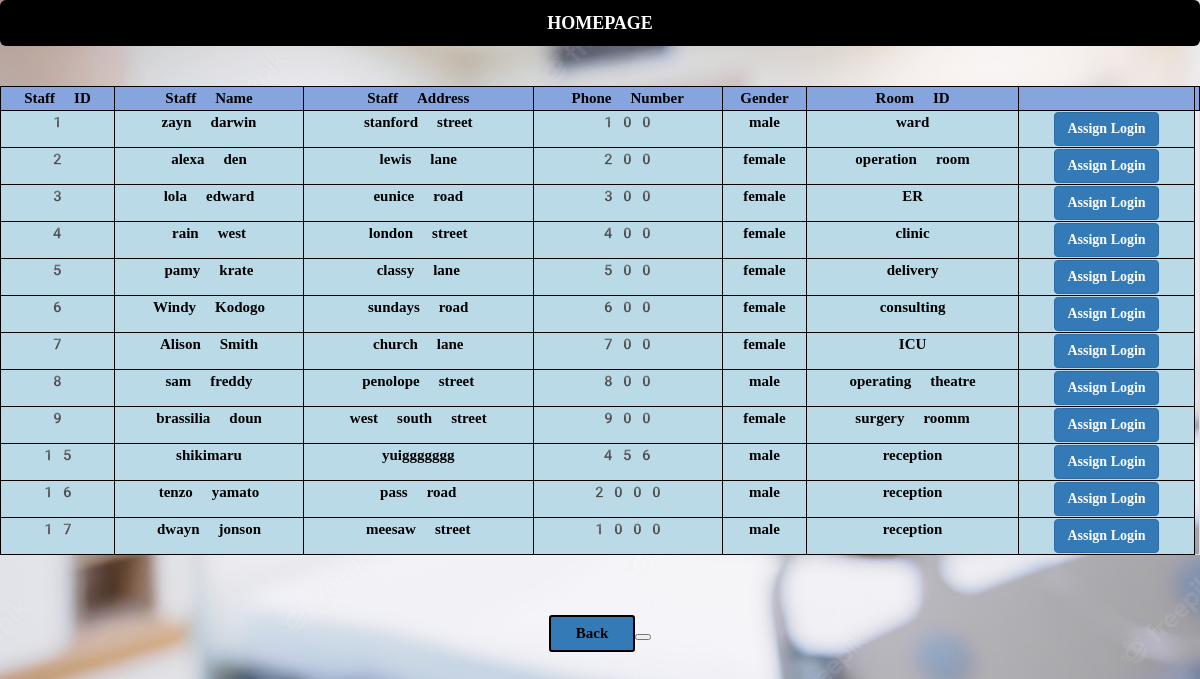
The app's page /rukshika/adminlogin.php with its own data.
### tables this page shows
CREATE TABLE `staff` (
  `staff_id` int(50) NOT NULL,
  `staff_name` varchar(50) NOT NULL,
  `s_address` varchar(50) NOT NULL,
  `s_phone_no` int(50) NOT NULL,
  `s_gender` varchar(50) NOT NULL,
  `room_id` varchar(50) NOT NULL
);

CREATE TABLE `room` (
  `room_id` varchar(50) NOT NULL,
  `room_type` varchar(50) NOT NULL
);

### rukshika/adminlogin.php (the view, shortened to what this page needs)
<?php
include('config.php');
$sql = " SELECT staff.staff_id, staff.staff_name,staff.s_address,staff.s_phone_no,staff.s_gender,room.room_type FROM staff INNER JOIN room on staff.room_id=room.room_id";
$result = $conn->query($sql);
?>
<!DOCTYPE html>
<html lang="en">
<head>
    <link href="bootstrap-3.4.1-dist/css/bootstrap.min.css" rel="stylesheet" type="text/css">
    <link href="bootstrap-3.4.1-dist/js/bootstrap.min.js" rel="stylesheet" type="text/css">
    <link href="style.css" type="text/css" rel="stylesheet">
</head>
<body>
<a href="firstpage.html">
            <button type="button" class="btn btn-secondary btn-lg btn-block" data-toggle="button" aria-pressed="false" autocomplete="off">
               HOMEPAGE
              </button><br></a><br>
    <table id="editable_table"class="table table-bordered table-condensed table-striped">
        <thead>
            <tr>
                <th>Staff ID</th>
                <th>Staff Name</th>
                <th>Staff Address</th>
                <th>Phone Number</th>
                <th>Gender</th>
                <th>Room ID</th>
                <th></th>
                <th></th>
            </tr>
        </thead>
        <tbody>
            <?php
            while($row=$result->fetch_assoc())
            {
                echo"<tr>";
                echo"<td>"; echo $row['staff_id'];echo"</td>";
                echo"<td>";  echo $row['staff_name'];echo"</td>";
                echo"<td>";  echo $row['s_address'];echo"</td>";
                echo"<td>";  echo $row['s_phone_no'];echo"</td>";
                echo"<td>";  echo $row['s_gender'];echo"</td>";
                echo"<td>";  echo $row['room_type'];echo"</td>";
                echo"<td>"; ?> <a href="assignlogin.php?id=<?php echo $row["staff_id"]; ?>"><button type='button' class="btn btn-primary" >Assign Login</button></a> <?php echo "</td>";
                echo "</tr>";
            }
            ?>
        </tbody>
    </table>
    <br><br>  <a href="admin.html">
        <button type="button" class="btn btn-primary btn-sm" style="font-size:15px;padding-left:25px;padding-right:25px;color:black;border:2px solid black;">Back<button></a>
</body>
</html>

### rukshika/config.php (shortened to what this page needs)
<html>
<body>
</body>
</html>

### rukshika/style.css (style rules this page uses)
body { background-repeat:no-repeat; background-image: url("image/image3.jpg"); background-size: cover; }
.btn { font-weight: bolder; font-family: serif; }
.btn-secondary { background-color: black; color: white; font-weight: bolder; }
.btn-lg { font-weight: bolder; }
.btn-block { font-weight: bolder; }
table { margin: 0 auto black; font-size:small; }
td { background-color: #badae7; border: 2px solid black; font-weight: bolder; }
th { border:2px solid black; color: black; text-align: center; }
td { font-weight: bolder; border: 2px solid black; padding: 0px; text-align: center; color: black; font-family: 'emoji'; }
.table-bordered>tbody>tr>td, .table-bordered>tbody>tr>th, .table-bordered>tfoot>tr>td, .table-bordered>tfoot>tr>th, .table-bordered>thead>tr>td,.table-bordered>thead>tr>th { border: 1px solid black; }
.table>caption+thead>tr:first-child>td, .table>caption+thead>tr:first-child>th, .table>colgroup+thead>tr:first-child>td, .table>colgroup+thead>tr:first-child>th, .table>thead:first-child>tr:first-child>td, .table>thead:first-child>tr:first-child>th { border: 1px solid black; background-color: rgb(134, 165, 222); font-family: 'emoji'; }
.table-condensed>tbody>tr>td, .table-condensed>tbody>tr>th, .table-condensed>tfoot>tr>td, .table-condensed>tfoot>tr>th, .table-condensed>thead>tr>td, .table-condensed>thead>tr>th { padding: 1px; }
a:link { text-decoration: none; }

### rukshika/adminlogin.php (style rules this page uses)
body { text-align: center; background-image: url('image/image4.jpg'); }
td { font-size:15px; }
tr { font-size:15px; }

### records on screen
staff: staff_id "1", staff_name "zayn darwin", s_address "stanford street", s_phone_no "100", s_gender "male", room.room_type "ward"
staff: staff_id "2", staff_name "alexa den", s_address "lewis lane", s_phone_no "200", s_gender "female", room.room_type "operation room"
staff: staff_id "3", staff_name "lola edward", s_address "eunice road", s_phone_no "300", s_gender "female", room.room_type "ER"
staff: staff_id "4", staff_name "rain west", s_address "london street", s_phone_no "400", s_gender "female", room.room_type "clinic"
staff: staff_id "5", staff_name "pamy krate", s_address "classy lane", s_phone_no "500", s_gender "female", room.room_type "delivery"
staff: staff_id "6", staff_name "Windy Kodogo", s_address "sundays road", s_phone_no "600", s_gender "female", room.room_type "consulting"
staff: staff_id "7", staff_name "Alison Smith", s_address "church lane", s_phone_no "700", s_gender "female", room.room_type "ICU"
staff: staff_id "8", staff_name "sam freddy", s_address "penolope street", s_phone_no "800", s_gender "male", room.room_type "operating theatre"
staff: staff_id "9", staff_name "brassilia doun", s_address "west south street", s_phone_no "900", s_gender "female", room.room_type "surgery roomm"
staff: staff_id "15", staff_name "shikimaru", s_address "yuiggggggg", s_phone_no "456", s_gender "male", room.room_type "reception"
staff: staff_id "16", staff_name "tenzo yamato", s_address "pass road", s_phone_no "2000", s_gender "male", room.room_type "reception"
staff: staff_id "17", staff_name "dwayn jonson", s_address "meesaw street", s_phone_no "1000", s_gender "male", room.room_type "reception"
